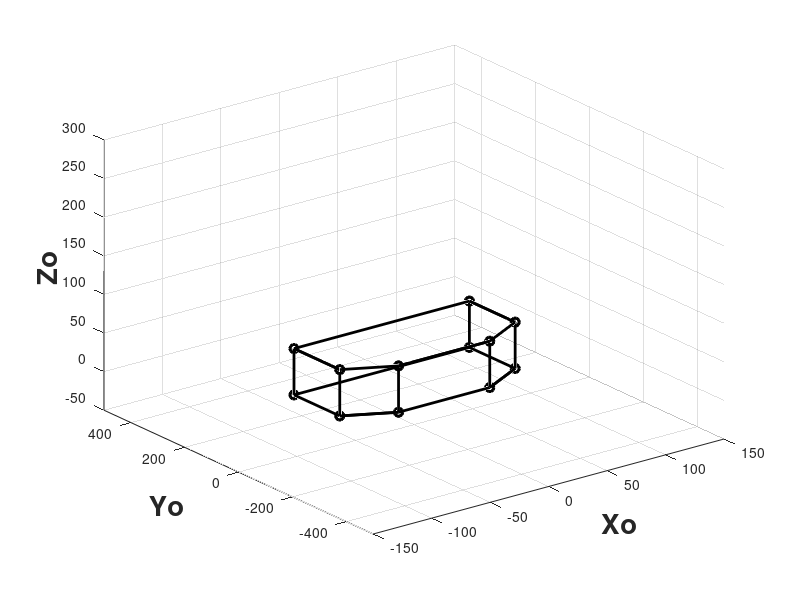

MATLAB code to generate this figure: (Note: this script raises an error after producing the figure.)
%%
baby_body = [-75,120,0;
            75,120,0;
            75,-50,0;
            39,-112,0;
            -39,-112,0;
            -75,-50,0;
            -75,120,0;
            -75,120,60;
            75,120,60;
            75,-50,60;
            39,-112,60;
            -39,-112,60;
            -75,-50,60;
            -75,120,60;
            -75,-50,60;
            -75,-50,0;
            -39,-112,0;
            -39,-112,60;
            39,-112,60;
            39,-112,0;
            75,-50,0;
            75,-50,60;
            75,120,60;
            75,120,0;];
            
            
plot3(baby_body(:,1), baby_body(:,2), baby_body(:,3),'o-','LineWidth', 2,'color','black');

    
%     view(30,30);


xlabel('Xo', 'FontSize', 20, 'FontWeight', 'bold');
ylabel('Yo', 'FontSize', 20, 'FontWeight', 'bold');
zlabel('Zo', 'FontSize', 20, 'FontWeight', 'bold');

xlim([-150,150])
ylim([-500,500])
zlim([-50,300])

grid on

%%
%for the right hand
l1 = 45; %mm;
l2 = 150;
th_rh = pi/2;

i = 0;
for i = 0:180
    th_rh = pi/180*i;
    Tc0_rh = [0 0 -1 -75; -1 0 0 90;0 1 0 30; 0 0 0 1];
    T01_rh = DHParam(0, -pi/2, l1, th_rh);
    T12_rh = DHParam(l2, 0, 0, 0);
    
    
    %joint position
    %baby center
    center = [0,0,0];
    
    %right shoudler
    r_shoulder_0 = [0,0,0];
    r_shoulder_c = Tc0_rh*[r_shoulder_0,1]';
    r_shoulder_c = r_shoulder_c(1:3)';
    %elbow in frame 1
    r_elbow_pos_1 = [85,0,-18];
    %eblow transformed to farme 0
    r_elbow_pos_c = Tc0_rh*T01_rh*[r_elbow_pos_1,1]';
    r_elbow_pos_c = r_elbow_pos_c(1:3)';
    
    %wrist position in frame 2
    r_wrist_pos_2 = [0,25,45];
    %wrist transformed to frame 0
    r_wrist_pos_c  = Tc0_rh*T01_rh*T12_rh*[r_wrist_pos_2,1]';
    r_wrist_pos_c = r_wrist_pos_c(1:3)';
    
    r_arm = [center;r_shoulder_c;r_elbow_pos_c;r_wrist_pos_c];
    plot3(r_arm(:,1), r_arm(:,2), r_arm(:,3),'o-','LineWidth', 2,'color','r');
    hold on
    plot3(baby_body(:,1), baby_body(:,2), baby_body(:,3),'o-','LineWidth', 2,'color','black');
    hold off

    view(0,70);
    
    
    xlabel('Xo', 'FontSize', 20, 'FontWeight', 'bold');
    ylabel('Yo', 'FontSize', 20, 'FontWeight', 'bold');
    zlabel('Zo', 'FontSize', 20, 'FontWeight', 'bold');
    title('Infant simulator forward kinematics')
    
    xlim([-150,150])
    ylim([-200,250])
    zlim([-50,200])
    
    grid on
    drawnow
end

%%
%right leg 
for i = 0:180
%     i = 0;
    th_rl = pi/180*i;
    Tc0_rl = [cosd(60) 0 -sind(60) -60; -sind(60) 0 -cosd(60) -82;0 1 0 40; 0 0 0 1];
    T01_rl = DHParam(0, -pi/2, 72, th_rl);
    T12_rl = DHParam(122, 0, 0, 0);
    
    
    %joint position
    %baby center
    center = [0,0,0];
    
    %right hip
    r_hip_0 = [0,0,0];
    r_hip_c = Tc0_rl*[r_hip_0,1]';
    r_hip_c = r_hip_c(1:3)';
    %knee in frame 1
    r_knee_pos_1 = [66,0,60];
    %knew transformed to farme 0
    r_knee_pos_c = Tc0_rl*T01_rl*[r_knee_pos_1,1]';
    r_knee_pos_c = r_knee_pos_c(1:3)';
    
    %ankle position in frame 2
    r_ankle_pos_2 = [0,-16,-30];
    %ankle transformed to frame 0
    r_ankle_pos_c  = Tc0_rl*T01_rl*T12_rl*[r_ankle_pos_2,1]';
    r_ankle_pos_c = r_ankle_pos_c(1:3)';
    
    r_leg = [center;r_hip_c;r_knee_pos_c;r_ankle_pos_c]
    plot3(r_leg(:,1), r_leg(:,2), r_leg(:,3),'o-','LineWidth', 2,'color','b');
    hold on
    plot3(baby_body(:,1), baby_body(:,2), baby_body(:,3),'o-','LineWidth', 2,'color','black');
    hold off

    
    view(30,30);
    
    
    xlabel('Xo', 'FontSize', 20, 'FontWeight', 'bold');
    ylabel('Yo', 'FontSize', 20, 'FontWeight', 'bold');
    zlabel('Zo', 'FontSize', 20, 'FontWeight', 'bold');
    title('Infant simulator forward kinematics')
    
    xlim([-300,300])
    ylim([-500,250])
    zlim([-100,200])
    
    pause(0.0001)
    grid on
    drawnow
end

%%
%both right hand and right leg
for i = 0:180
    
    %right leg transformations
    th_rl = pi/180*i;
    Tc0_rl = [cosd(60) 0 -sind(60) -60; -sind(60) 0 -cosd(60) -82;0 1 0 40; 0 0 0 1];
    T01_rl = DHParam(0, -pi/2, 72, th_rl);
    T12_rl = DHParam(122, 0, 0, 0);
    
    
    %joint position
    %baby center
    center = [0,0,0];
    
    %right hip
    r_hip_0 = [0,0,0];
    r_hip_c = Tc0_rl*[r_hip_0,1]';
    r_hip_c = r_hip_c(1:3)';
    %knee in frame 1
    r_knee_pos_1 = [66,0,60];
    %knew transformed to farme 0
    r_knee_pos_c = Tc0_rl*T01_rl*[r_knee_pos_1,1]';
    r_knee_pos_c = r_knee_pos_c(1:3)';
    
    %ankle position in frame 2
    r_ankle_pos_2 = [0,-16,-30];
    %ankle transformed to frame 0
    r_ankle_pos_c  = Tc0_rl*T01_rl*T12_rl*[r_ankle_pos_2,1]';
    r_ankle_pos_c = r_ankle_pos_c(1:3)';
    
    
    %right hand transformations
    th_rh = pi/180*i;
    Tc0_rh = [0 0 -1 -75; -1 0 0 90;0 1 0 30; 0 0 0 1];
    T01_rh = DHParam(0, -pi/2, l1, th_rh);
    T12_rh = DHParam(l2, 0, 0, 0);
    
    
    %joint positions    
    %right shoudler
    r_shoulder_0 = [0,0,0];
    r_shoulder_c = Tc0_rh*[r_shoulder_0,1]';
    r_shoulder_c = r_shoulder_c(1:3)';
    %elbow in frame 1
    r_elbow_pos_1 = [85,0,-18];
    %eblow transformed to farme 0
    r_elbow_pos_c = Tc0_rh*T01_rh*[r_elbow_pos_1,1]';
    r_elbow_pos_c = r_elbow_pos_c(1:3)';
    
    %wrist position in frame 2
    r_wrist_pos_2 = [0,25,45];
    %wrist transformed to frame 0
    r_wrist_pos_c  = Tc0_rh*T01_rh*T12_rh*[r_wrist_pos_2,1]';
    r_wrist_pos_c = r_wrist_pos_c(1:3)';
    
    
    %limb chains
    r_arm = [center;r_shoulder_c;r_elbow_pos_c;r_wrist_pos_c];
    r_leg = [center;r_hip_c;r_knee_pos_c;r_ankle_pos_c];
    
    
    %plotting
    plot3(r_leg(:,1), r_leg(:,2), r_leg(:,3),'o-','LineWidth', 3,'color','b');
    hold on
    plot3(r_arm(:,1), r_arm(:,2), r_arm(:,3),'o-','LineWidth', 3,'color','r');
    plot3(baby_body(:,1), baby_body(:,2), baby_body(:,3),'o-','LineWidth', 2,'color','black');
    text(-10,40,0,'Baby Center')
    text(r_hip_c(1), -200, r_hip_c(3),'Right Hip')
    text(r_shoulder_c(1),200,r_shoulder_c(3),'Right Shoulder')
    hold off

    
    view(0,70);
    
    
    xlabel('Xo', 'FontSize', 20, 'FontWeight', 'bold');
    ylabel('Yo', 'FontSize', 20, 'FontWeight', 'bold');
    zlabel('Zo', 'FontSize', 20, 'FontWeight', 'bold');
    title('Infant simulator forward kinematics')
    
    xlim([-300,300])
    ylim([-500,250])
    zlim([-100,200])
    
%     pause(0.00001)
    grid on
    drawnow
end

%%
%plotting limbs
for i = 1:180
    
    r_arm = calc_rh_pos(i)
    r_leg = calc_rl_pos(i)

    l_arm = calc_lh_pos(i)
    l_leg = calc_ll_pos(i)
    
    plot3(r_arm(:,1), r_arm(:,2), r_arm(:,3),'o-','LineWidth', 2,'color','r');
    hold on
    plot3(r_leg(:,1), r_leg(:,2), r_leg(:,3),'o-','LineWidth', 2,'color','b');
    plot3(l_arm(:,1), l_arm(:,2), l_arm(:,3),'o-','LineWidth', 2,'color','r');
    plot3(l_leg(:,1), l_leg(:,2), l_leg(:,3),'o-','LineWidth', 2,'color','b');
    plot3(baby_body(:,1), baby_body(:,2), baby_body(:,3),'o-','LineWidth', 2,'color','black');
    hold off

    view(0,70);
    
    
    xlabel('Xo', 'FontSize', 20, 'FontWeight', 'bold');
    ylabel('Yo', 'FontSize', 20, 'FontWeight', 'bold');
    zlabel('Zo', 'FontSize', 20, 'FontWeight', 'bold');
    title('Infant simulator forward kinematics')
    
    xlim([-300,300])
    ylim([-300,250])
    zlim([-100,200])
    
    grid on
    drawnow
    

end

%%
i = 0;

l_arm = calc_lh_pos(i)
plot3(l_arm(:,1), l_arm(:,2), l_arm(:,3),'o-','LineWidth', 2,'color','r');
hold on
plot3(baby_body(:,1), baby_body(:,2), baby_body(:,3),'o-','LineWidth', 2,'color','black');
hold off

view(0,70);


xlabel('Xo', 'FontSize', 20, 'FontWeight', 'bold');
ylabel('Yo', 'FontSize', 20, 'FontWeight', 'bold');
zlabel('Zo', 'FontSize', 20, 'FontWeight', 'bold');
title('Infant simulator forward kinematics')

xlim([-300,300])
ylim([-300,250])
zlim([-100,200])

grid on
drawnow


%%
%right hand
function [r_arm] = calc_rh_pos(i)
    
    th_rh = pi/180*i;
    Tc0_rh = [0 0 -1 -75; -1 0 0 90;0 1 0 30; 0 0 0 1];
    T01_rh = DHParam(0, -pi/2, 45, th_rh);
    T12_rh = DHParam(150, 0, 0, 0);
    
    
    %joint position
    %baby center
    center = [0,0,0];
    
    %right shoudler
    r_shoulder_0 = [0,0,0];
    r_shoulder_c = Tc0_rh*[r_shoulder_0,1]';
    r_shoulder_c = r_shoulder_c(1:3)';
    %elbow in frame 1
    r_elbow_pos_1 = [85,0,-18];
    %eblow transformed to farme 0
    r_elbow_pos_c = Tc0_rh*T01_rh*[r_elbow_pos_1,1]';
    r_elbow_pos_c = r_elbow_pos_c(1:3)';
    
    %wrist position in frame 2
    r_wrist_pos_2 = [0,25,45];
    %wrist transformed to frame 0
    r_wrist_pos_c  = Tc0_rh*T01_rh*T12_rh*[r_wrist_pos_2,1]';
    r_wrist_pos_c = r_wrist_pos_c(1:3)';
    
    r_arm = [center;r_shoulder_c;r_elbow_pos_c;r_wrist_pos_c];
end

%%
% right leg
function [r_leg] = calc_rl_pos(i)
    th_rl = pi/180*i;
    Tc0_rl = [cosd(60) 0 -sind(60) -60; -sind(60) 0 -cosd(60) -82;0 1 0 40; 0 0 0 1];
    T01_rl = DHParam(0, -pi/2, 72, th_rl);
    T12_rl = DHParam(122, 0, 0, 0);
    
    
    %joint position
    %baby center
    center = [0,0,0];
    
    %right hip
    r_hip_0 = [0,0,0];
    r_hip_c = Tc0_rl*[r_hip_0,1]';
    r_hip_c = r_hip_c(1:3)';
    %knee in frame 1
    r_knee_pos_1 = [66,0,60];
    %knew transformed to farme 0
    r_knee_pos_c = Tc0_rl*T01_rl*[r_knee_pos_1,1]';
    r_knee_pos_c = r_knee_pos_c(1:3)';
    
    %ankle position in frame 2
    r_ankle_pos_2 = [0,-16,-30];
    %ankle transformed to frame 0
    r_ankle_pos_c  = Tc0_rl*T01_rl*T12_rl*[r_ankle_pos_2,1]';
    r_ankle_pos_c = r_ankle_pos_c(1:3)';
    
    r_leg = [center;r_hip_c;r_knee_pos_c;r_ankle_pos_c]

end

%%
%for the left hand
function [l_arm] = calc_lh_pos(i)

    th_lh = pi/180*i;
    Tc0_lh = [0 0 1 75; -1 0 0 90;0 -1 0 30; 0 0 0 1];
    T01_lh = DHParam(0, pi/2, 45, -th_lh);
    T12_lh = DHParam(150, 0, 0, 0);
    
    
    %joint position
    %baby center
    center = [0,0,0];
    
    %left shoudler
    l_shoulder_0 = [0,0,0];
    l_shoulder_c = Tc0_lh*[l_shoulder_0,1]';
    l_shoulder_c = l_shoulder_c(1:3)';
    %elbow in frame 1
    l_elbow_pos_1 = [85,0,-18];
    %eblow transformed to farme 0
    l_elbow_pos_c = Tc0_lh*T01_lh*[l_elbow_pos_1,1]';
    l_elbow_pos_c = l_elbow_pos_c(1:3)';
    
    %wrist position in frame 2
    l_wrist_pos_2 = [0,-25,45];
    %wrist transformed to frame 0
    l_wrist_pos_c  = Tc0_lh*T01_lh*T12_lh*[l_wrist_pos_2,1]';
    l_wrist_pos_c = l_wrist_pos_c(1:3)';
    
    l_arm = [center;l_shoulder_c;l_elbow_pos_c;l_wrist_pos_c];
end

%%
% left leg
function [l_leg] = calc_ll_pos(i)
    th_ll = pi/180*i;
    Tc0_ll = [-cosd(60) 0 sind(60) 60; -sind(60) 0 -cosd(60) -82;0 -1 0 40; 0 0 0 1];
    T01_ll = DHParam(0, pi/2, 72, -th_ll);
    T12_ll = DHParam(122, 0, 0, 0);
    
    
    %joint position
    %baby center
    center = [0,0,0];
    
    %right hip
    l_hip_0 = [0,0,0];
    l_hip_c = Tc0_ll*[l_hip_0,1]';
    l_hip_c = l_hip_c(1:3)';
    %knee in frame 1
    l_knee_pos_1 = [66,0,60];
    %knew transformed to farme 0
    l_knee_pos_c = Tc0_ll*T01_ll*[l_knee_pos_1,1]';
    l_knee_pos_c = l_knee_pos_c(1:3)';
    
    %ankle position in frame 2
    l_ankle_pos_2 = [0,16,-30];
    %ankle transformed to frame 0
    l_ankle_pos_c  = Tc0_ll*T01_ll*T12_ll*[l_ankle_pos_2,1]';
    l_ankle_pos_c = l_ankle_pos_c(1:3)';
    
    l_leg = [center;l_hip_c;l_knee_pos_c;l_ankle_pos_c]

end

    %%
    %function to calculate the tranformation matrix for given set of DH parameters.
    function [hom_trans_matrix] = DHParam(a, alpha, d, theta)
     
%    INPUT:
%       a        - link length, distance along x_i from the intersection of the x_1
%                  and z_i-1 axes to o_i.
%       alpha    - link twist, the angle between z_i-1 and z_i measured about
%                  x_i.
%       d        - link offset, distance along z_i-1 from o_i-1 to the intersection
%                  of the x_i and z_i-1 axes. d_i is variable if joint i is prismatic.
%       theta    - joint angle, the angle between x_i-1 and x_i measured about z_i-1. Theta_i
%                  is variable if joint i is revolute.
%
%   OUTPUT:
%       hom_trans_matrix   - 4 x 4 matrix, a homogenous transformation
%                            matrix that provies the ridig body tranformation, 
%                            including rotation and translation from
%                            frame_i to frame_i-1.


%    Calculates DHParams when given four parameters
        hom_trans_matrix = [cos(theta), -sin(theta)*cos(alpha), sin(theta)*sin(alpha), a*cos(theta); 
                            sin(theta), cos(theta)*cos(alpha), -cos(theta)*sin(alpha), a*sin(theta);
                            0, sin(alpha), cos(alpha), d;
                            0, 0, 0, 1];
    end
    
